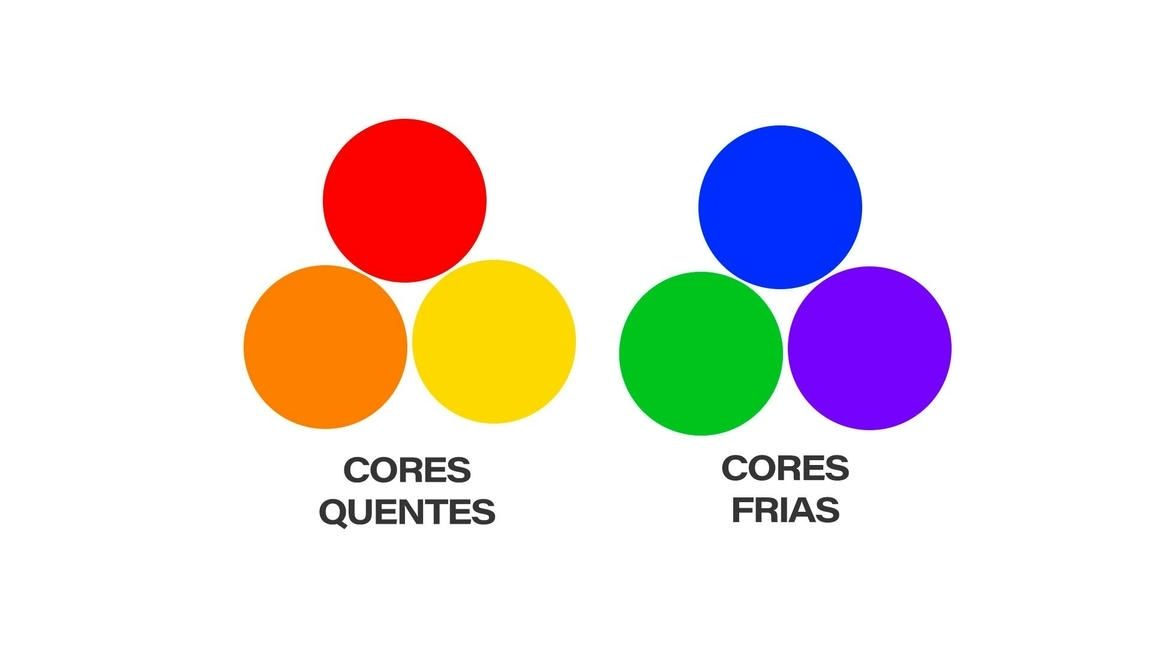
#> input picture images/cores.jpg, 1152 x 648 px
$ python lab12-0.py
#> lines starting #> are read from the running program, lines starting #| are printed output that depends on the picture
import cv2
import numpy as np
import matplotlib.pyplot as plt

# Carregar a imagem
img = cv2.imread('../images/cores.jpg')
#> img is the input picture: shape (648, 1152, 3); mean B, G, R 224.6, 226.3, 234.2
img = cv2.cvtColor(img, cv2.COLOR_BGR2RGB)

# Definir cor-alvo: verde (green)
target = np.array([0, 255, 0])

# Calcular distância euclidiana
dist = np.sqrt(np.sum((img - target)**2, axis=2))
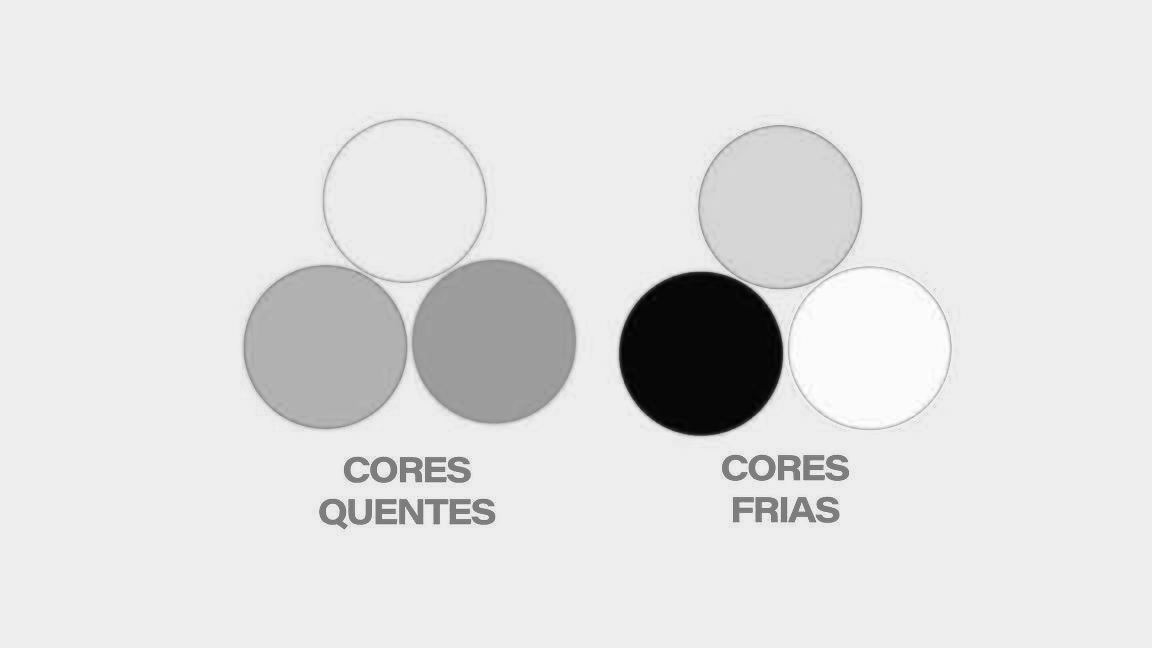
#> dist: shape (648, 1152) float64; min 55.08, max 382.3, mean 344.3; drawn with min black and max white

# Threshold
T = 100

result = img.copy()

# Converte pixel não selecionados para escala de cinza:
gray = cv2.cvtColor(img, cv2.COLOR_BGR2GRAY)
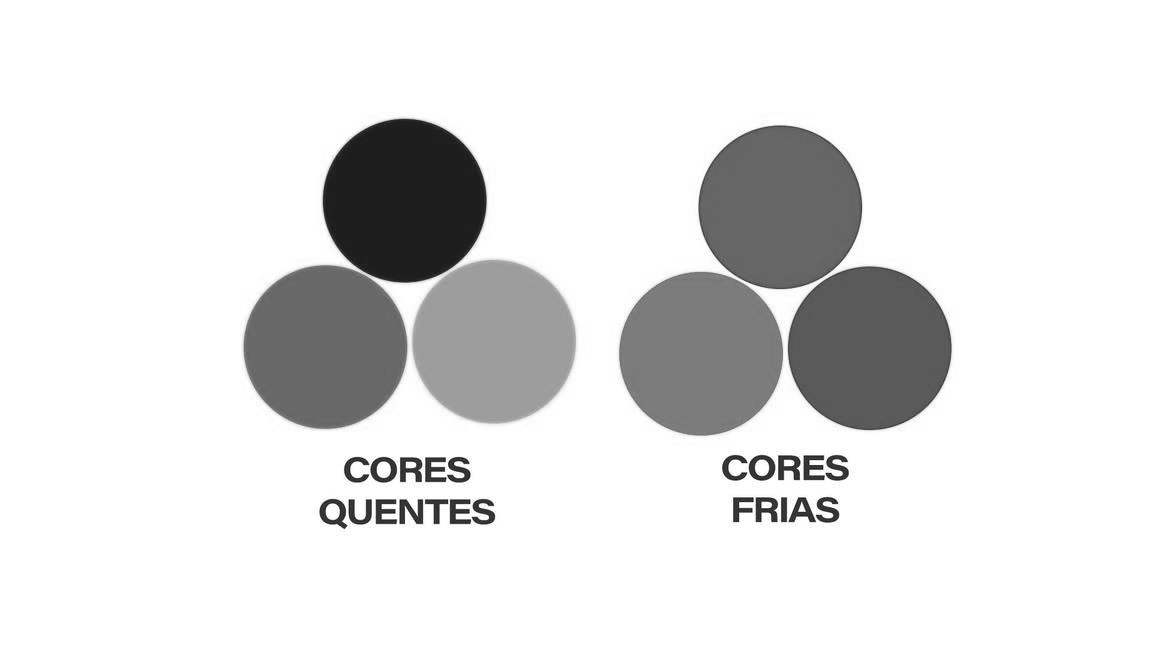
#> gray: shape (648, 1152); min 16, max 255, mean 226.7
gray_rgb = cv2.cvtColor(gray,cv2.COLOR_GRAY2RGB)

result[dist > T] = gray_rgb[dist > T]
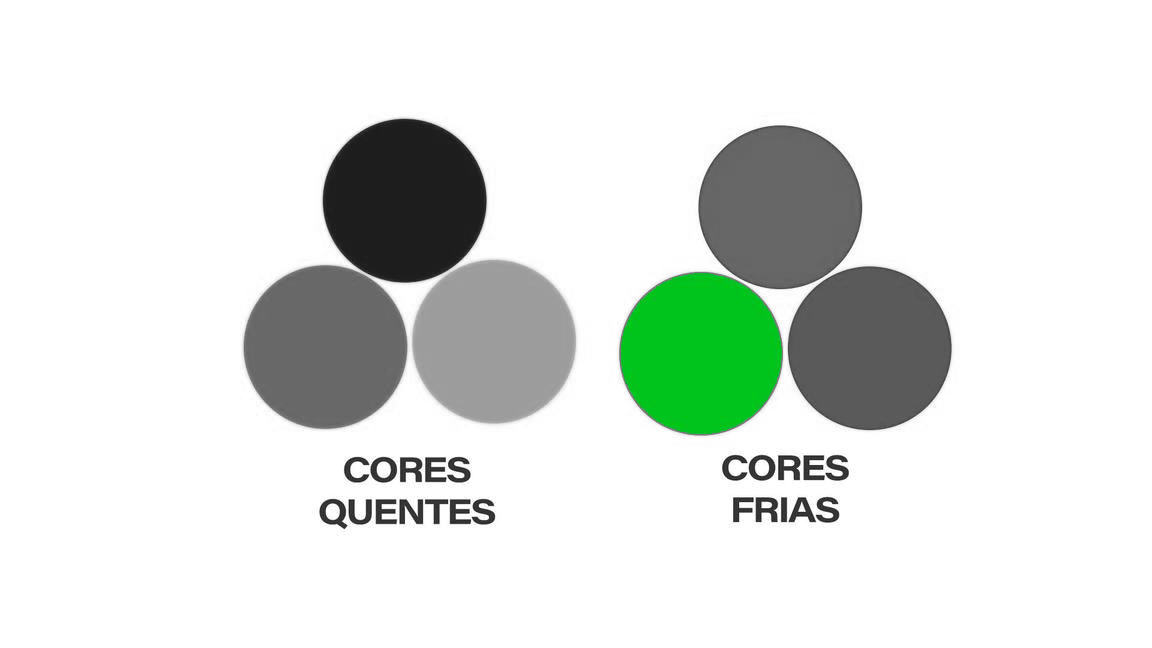
#> result: shape (648, 1152, 3); mean R, G, B 223.3, 228.6, 224.1

# Exibir resultados:
plt.figure(figsize=(12, 5))
plt.subplot(1, 2, 1); plt.imshow(img); plt.title('Original'); plt.axis('off')
plt.subplot(1, 2, 2); plt.imshow(result); plt.title('Fatiamento'); plt.axis('off')
plt.show()
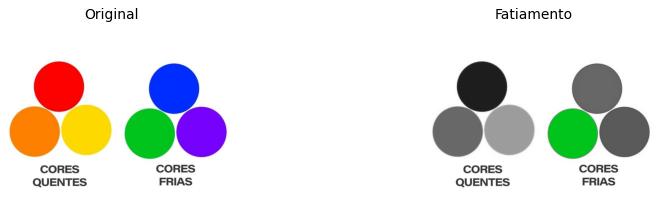
#> figure drawn by matplotlib, 2 panels
